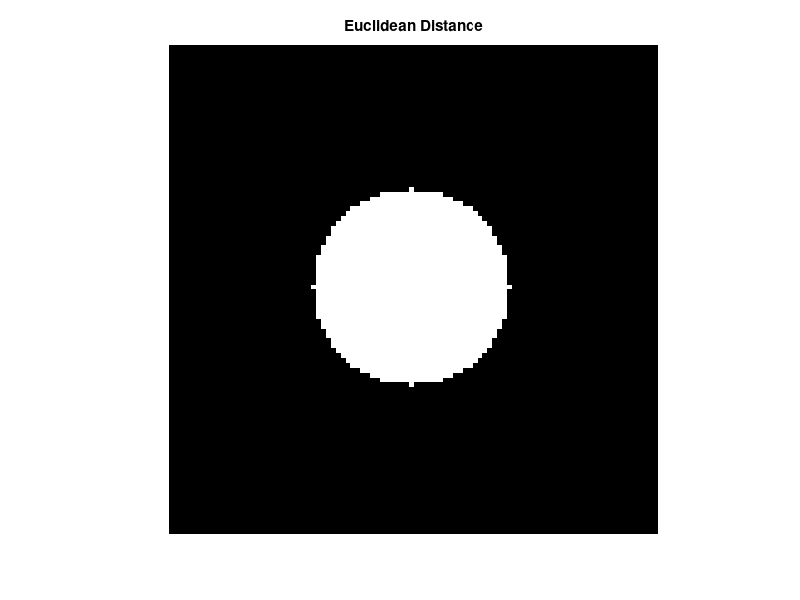

This figure's MATLAB source:
A = zeros(100, 100);
Cx = 50;  % Center X-coordinate
Cy = 50;  % Center Y-coordinate
Radius = 20;  % Radius

for i = 1:100
    for j = 1:100
        if sqrt((Cx - i)^2 + (Cy - j)^2) <= Radius
            A(i, j) = 255;  % Assign value for Euclidean distance
        end
    end
end

imshow(A);
title('Euclidean Distance');
